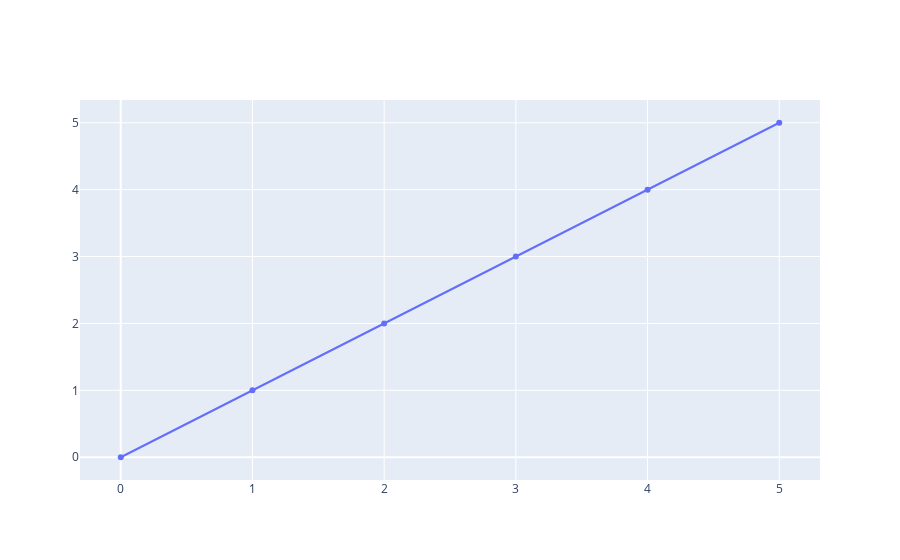

The notebook cell this image was saved under:
### Markdown cell above
Default value of 'x' cordinates are 0, 1, 2, ... and so on

### Code cell
fig = offline.iplot([{'y': [0,1,2,3,4,5]}])

### Figure 1 — Plotly figure (JSON) as saved in the notebook; plotly's stock layout.template omitted (floating-point values rounded to 4 significant figures)
{"data": [{"type": "scatter", "y": [0, 1, 2, 3, 4, 5]}], "layout": {"autosize": true, "xaxis": {"autorange": true, "range": [-0.3004, 5.3]}, "yaxis": {"autorange": true, "range": [-0.3662, 5.366], "type": "linear"}}}
